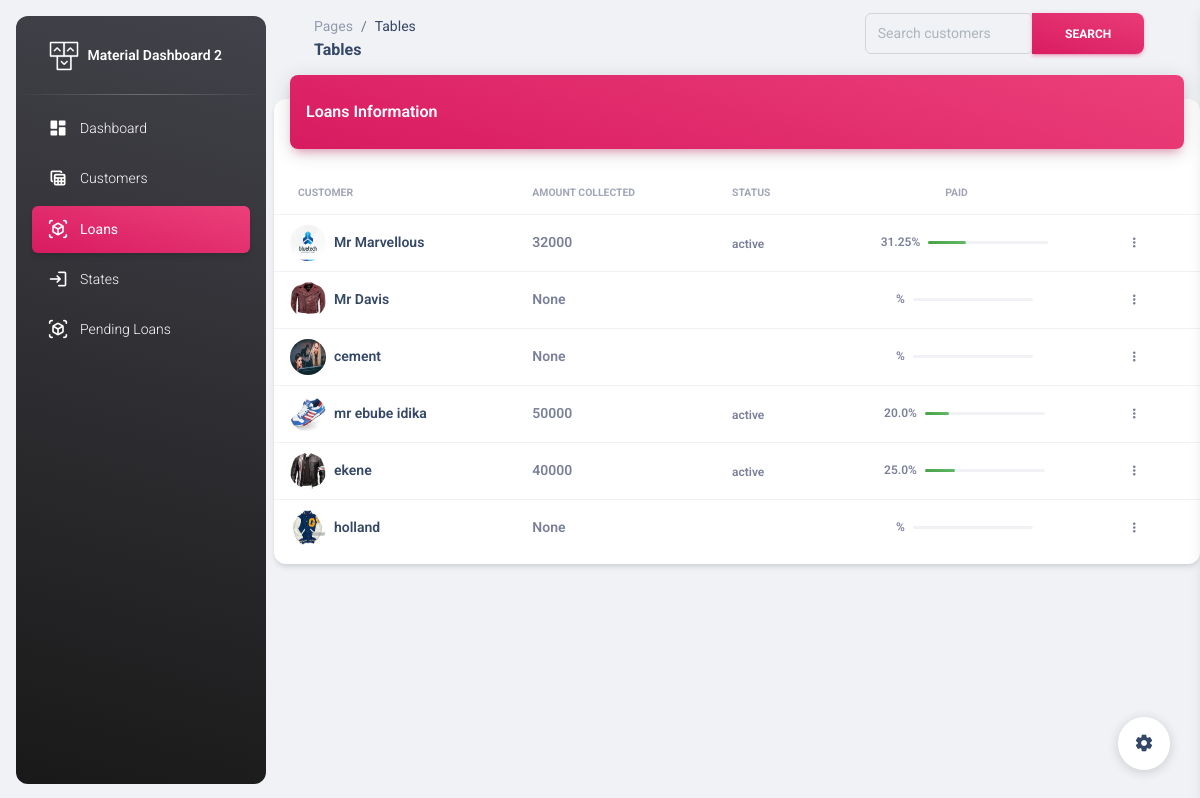
/administration/loans/ (signed in), run on the app's committed database.
### administration/models.py (models this page shows, shortened)
class Customers(models.Model):
    name=models.CharField(max_length=100)
    branch=models.ForeignKey(Branch,on_delete=models.PROTECT,null=True,default=None)
    gender=models.CharField(max_length=100, null=True)
    occupation=models.CharField(max_length=100, null=True)
    state=models.CharField(max_length=100, null=True)
    passport=models.ImageField()
    business_name=models.CharField(max_length=100)
    bussiness_address=models.CharField(max_length=100)
    age=models.IntegerField()
    phone_number=models.IntegerField(null=True)
    home_address=models.CharField(max_length=100)
    card_number=models.IntegerField()
    guarantors_name=models.CharField(max_length=100)
    guarantors_phone=models.IntegerField()
    guarantors_address=models.CharField(max_length=100)
    goccupation=models.CharField(max_length=100,null=True)
    gstate=models.CharField(max_length=100,null=True)

### administration/views.py (the view)
# urls.py: path("loans/",loan_table,name="loans"),
@login_required
def loan_table(request):
    customer_loan_data = []
    customers = Customers.objects.all()
    for customer in customers:
        customer_loan_data = Customers.objects.annotate(
    total_borrowed=Sum('loan__amount_collected'),
    total_returned=Sum('loan__amount_paid'),
).prefetch_related('loan_set')
    for customer in customer_loan_data:
        if customer.total_borrowed:
            customer.loans = customer.loan_set.all().values('status', 'due_date')
            customer.ppaid =  (customer.total_returned/customer.total_borrowed)*100
    context={
        "data":customer_loan_data
    }
    return render(request,"administration/loans.html",context)

### administration/templates/administration/loans.html (shortened to what this page needs)
<!DOCTYPE html>
<html lang="en">
  {% load static %}
<head>
  <link href="{% static 'administration/assets/css/nucleo-icons.css'%}" rel="stylesheet" />
  <link href="{% static 'administration/assets/css/nucleo-svg.css'%}" rel="stylesheet" />
  <link id="pagestyle" href="{% static 'administration/assets/css/material-dashboard.css'%}" rel="stylesheet" />
</head>
<body class="g-sidenav-show  bg-gray-200">
  <aside class="sidenav navbar navbar-vertical navbar-expand-xs border-0 border-radius-xl my-3 fixed-start ms-3   bg-gradient-dark" id="sidenav-main">
    <div class="sidenav-header">
      <a class="navbar-brand m-0" href=" https://demos.creative-tim.com/material-dashboard/pages/dashboard " target="_blank">
        <img src="{% static 'administration/assets/img/logo-ct.png'%}" class="navbar-brand-img h-100" alt="main_logo">
        <span class="ms-1 font-weight-bold text-white">Material Dashboard 2</span>
      </a>
    </div>
    <hr class="horizontal light mt-0 mb-2">
    <div class="collapse navbar-collapse  w-auto " id="sidenav-collapse-main">
      <ul class="navbar-nav">
        <li class="nav-item">
          <a class="nav-link text-white " href="{% url 'dashboard'%}">
            <div class="text-white text-center me-2 d-flex align-items-center justify-content-center">
              <i class="material-icons opacity-10">dashboard</i>
            </div>
            <span class="nav-link-text ms-1">Dashboard</span>
          </a>
        </li>
        <li class="nav-item">
          <a class="nav-link text-white  " href="{% url 'customer_details'%}">
            <div class="text-white text-center me-2 d-flex align-items-center justify-content-center">
              <i class="material-icons opacity-10">table_view</i>
            </div>
            <span class="nav-link-text ms-1">Customers</span>
          </a>
        </li>
        <li class="nav-item">
            <a class="nav-link text-white active bg-gradient-primary" href="{% url 'loans'%}">
              <div class="text-white text-center me-2 d-flex align-items-center justify-content-center">
                <i class="material-icons opacity-10">view_in_ar</i>
              </div>
              <span class="nav-link-text ms-1">Loans</span>
            </a>
          </li>
          <li class="nav-item">
            <a class="nav-link text-white " href="{% url 'states'%}">
              <div class="text-white text-center me-2 d-flex align-items-center justify-content-center">
                <i class="material-icons opacity-10">login</i>
              </div>
              <span class="nav-link-text ms-1">States </span>
            </a>
          </li>
          <li class="nav-item">
            <a class="nav-link text-white " href="{% url 'applied'%}">
              <div class="text-white text-center me-2 d-flex align-items-center justify-content-center">
                <i class="material-icons opacity-10">view_in_ar</i>
              </div>
              <span class="nav-link-text ms-1">Pending Loans </span>
            </a>
          </li>
      </ul>
    </div>
  </aside>
  <main class="main-content position-relative max-height-vh-100 h-100 border-radius-lg ">
    <nav class="navbar navbar-main navbar-expand-lg px-0 mx-4 shadow-none border-radius-xl" id="navbarBlur" data-scroll="true">
      <div class="container-fluid py-1 px-3">
        <nav aria-label="breadcrumb">
          <ol class="breadcrumb bg-transparent mb-0 pb-0 pt-1 px-0 me-sm-6 me-5">
            <li class="breadcrumb-item text-sm"><a class="opacity-5 text-dark" href="javascript:;">Pages</a></li>
            <li class="breadcrumb-item text-sm text-dark active" aria-current="page">Tables</li>
          </ol>
          <h6 class="font-weight-bolder mb-0">Tables</h6>
        </nav>
        <div class="collapse navbar-collapse mt-sm-0 mt-2 me-md-0 me-sm-4" id="navbar">
          <div class="ms-md-auto pe-md-3 d-flex align-items-center">
            <form method="GET" action="{% url 'allloan_users'%}">
            <div class="input-group input-group-outline">
              <input type="text" class="form-control w-40 mb-2" name="q"  placeholder="Search customers">
              <button class="btn bg-gradient-primary w-40  mb-2" type="submit" onclick="{% url 'allloan_users'%}">Search</button>
              </form>
          </div>
        </div>
      </div>
    </nav>
      <div class="row">
        <div class="col-12">
          <div class="card my-4">
            <div class="card-header p-0 position-relative mt-n4 mx-3 z-index-2">
              <div class="bg-gradient-primary shadow-primary border-radius-lg pt-4 pb-3">
                <h6 class="text-white text-capitalize ps-3">Loans Information</h6>
              </div>
            </div>
            <div class="card-body px-0 pb-2">
              <div class="table-responsive p-0">
                <table class="table align-items-center justify-content-center mb-0">
                  <thead>
                    <tr>
                      <th class="text-uppercase text-secondary text-xxs font-weight-bolder opacity-7">Customer</th>
                      <th class="text-uppercase text-secondary text-xxs font-weight-bolder opacity-7 ps-2">Amount Collected</th>
                      <th class="text-uppercase text-secondary text-xxs font-weight-bolder opacity-7 ps-2">Status</th>
                      <th class="text-uppercase text-secondary text-xxs font-weight-bolder text-center opacity-7 ps-2">paid</th>
                      <th></th>
                    </tr>
                  </thead>
                  <tbody>
                    {% for loan in data %}
                    <tr>
                      <td>
                        <div class="d-flex px-2">
                          <div>
                            <img src="{{loan.passport.url}}" class="avatar avatar-sm rounded-circle me-2" alt="xd">
                          </div>
                          <div class="my-auto">
                            <h6 class="mb-0 text-sm">{{loan.name}}</h6>
                          </div>
                        </div>
                      </td>
                      <td>
                        <p class="text-sm font-weight-bold mb-0">{{loan.total_borrowed}}</p>
                      </td>
                      <td>
                        {% for s in loan.loans%}
                        <span class="text-xs font-weight-bold">{{s.status}}</span>
                        {% endfor %}
                      </td>
                      <td class="align-middle text-center">
                        <div class="d-flex align-items-center justify-content-center">
                          <span class="me-2 text-xs font-weight-bold">{{loan.ppaid}}%</span>
                          <div>
                            <div class="progress">
                                <div class="progress-bar bg-gradient-success" style="width: {{ loan.ppaid }}%;" role="progressbar" aria-valuenow="{{ loan.ppaid }}" aria-valuemin="0" aria-valuemax="100"></div>
                            </div>
                          </div>
                        </div>
                      </td>
                      <td class="align-middle">
                        <button class="btn btn-link text-secondary mb-0" aria-haspopup="true" aria-expanded="false">
                          <i class="fa fa-ellipsis-v text-xs"></i>
                        </button>
                      </td>
                    </tr>
                    {% endfor %}
                  </tbody>
                </table>
              </div>
            </div>
          </div>
        </div>
      </div>
  </main>
  <div class="fixed-plugin">
    <a class="fixed-plugin-button text-dark position-fixed px-3 py-2">
      <i class="material-icons py-2">settings</i>
    </a>
  </div>
</body>
</html>

### data on the page
Customers: passport (picture), name "Mr Marvellous", total_borrowed "32000", status "active", ppaid "31.25"
Customers: passport (picture), name "Mr Davis", total_borrowed "None"
Customers: passport (picture), name "cement", total_borrowed "None"
Customers: passport (picture), name "mr ebube idika", total_borrowed "50000", status "active", ppaid "20.0"
Customers: passport (picture), name "ekene", total_borrowed "40000", status "active", ppaid "25.0"
Customers: passport (picture), name "holland", total_borrowed "None"
